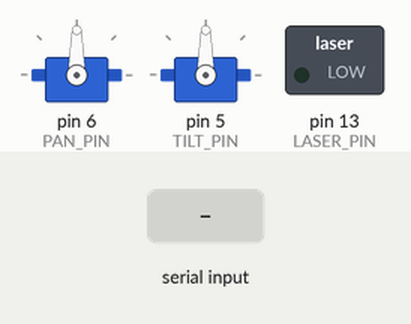
This program was run on a simulated Arduino Uno, built with avr-gcc and run on an emulated ATmega328P. Shown: 2 × servo, switched loads named in the program (green lamp = pin HIGH). The test bench sets the inputs (shaded band). What the program prints to the serial monitor is not drawn.

Above: at 1.2 s.
1.3 s: "90:45:200\n" received over Serial
At 1.9 s:
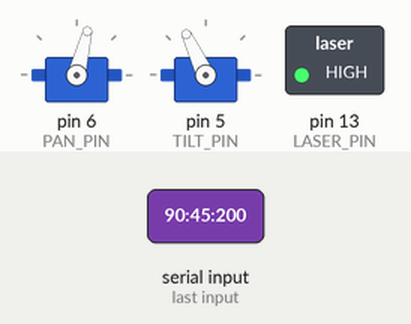
2.8 s: "30:150:10\n" received over Serial
At 4.0 s:
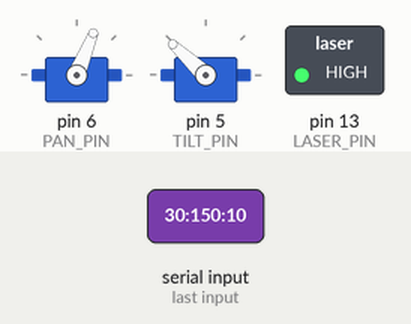
4.3 s: "1:90:45\n" received over Serial
At 5.3 s:
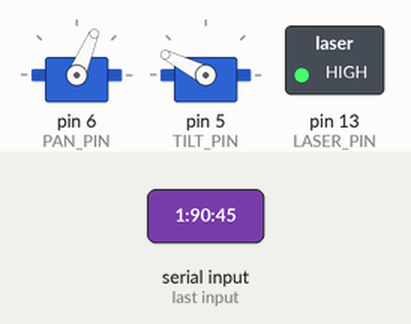
5.8 s: "90:45:200\n" received over Serial
At 6.5 s:
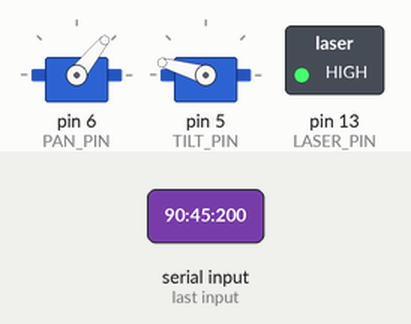
Timing chart, 0 to 8.3 s (numbered marks = the images above; inputs shaded):
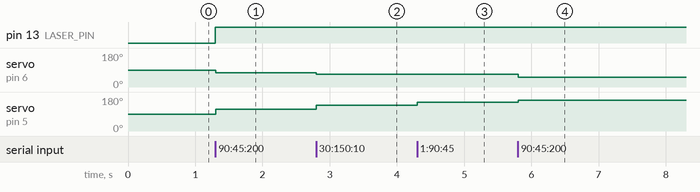

The program:

main.cpp
```cpp
/*
 * Military Tracking System - Arduino Code
 * Controls 2 servo motors (pan/tilt) and a laser
 */
#include <Arduino.h>
#include <Servo.h>

Servo panServo;
Servo tiltServo;

const int PAN_PIN = 6;
const int TILT_PIN = 5;
const int LASER_PIN = 13;

// Current positions
float currentPan = 90;
float currentTilt = 90;

// Servo limits
const int PAN_MIN = 0;
const int PAN_MAX = 180;
const int TILT_MIN = 0;
const int TILT_MAX = 180;

// Smoothing
const float SMOOTH_FACTOR = 0.3;

void testServoPins();
void parseCommand(String command);

void setup()
{
  Serial.begin(115200);

  panServo.attach(PAN_PIN);
  tiltServo.attach(TILT_PIN);
  pinMode(LASER_PIN, OUTPUT);

  // Center servos
  panServo.write(currentPan);
  tiltServo.write(currentTilt);

  digitalWrite(LASER_PIN, LOW);

  Serial.println("Arduino Tracking System Ready");
}

void loop()
{
  if (Serial.available() > 0)
  {
    String command = Serial.readStringUntil('\n');
    parseCommand(command);
  }
}

void testServoPins()
{
  // Test servo pins by moving them to their limits
  Serial.println("Testing servo pins...");

  Serial.print("Pan Servo: ");
  for (int angle = PAN_MIN; angle <= PAN_MAX; angle += 10)
  {
    panServo.write(angle);
    delay(250);
  }

  Serial.print("Tilt Servo: ");
  for (int angle = TILT_MIN; angle <= TILT_MAX; angle += 10)
  {
    tiltServo.write(angle);
    delay(250);
  }

  Serial.println("Reversing servo directions...");
  Serial.print("Pan Servo: ");
  for (int angle = PAN_MAX; angle >= PAN_MIN; angle -= 10)
  {
    panServo.write(angle);
    delay(250);
  }

  Serial.print("Tilt Servo: ");
  for (int angle = TILT_MAX; angle >= TILT_MIN; angle -= 10)
  {
    tiltServo.write(angle);
    delay(250);
  }

  Serial.println("Servo pin test complete.");
}

void parseCommand(String command)
{
  // Expected format: "+2.5:-3.5:0"
  int firstColon = command.indexOf(':');
  int secondColon = command.indexOf(':', firstColon + 1);

  if (firstColon > 0 && secondColon > firstColon)
  {
    float panDelta = command.substring(0, firstColon).toFloat();
    float tiltDelta = command.substring(firstColon + 1, secondColon).toFloat();
    int laser = command.substring(secondColon + 1).toInt();

    // Update positions with smoothing
    float targetPan = currentPan - panDelta;
    float targetTilt = currentTilt + tiltDelta;

    // Apply limits
    targetPan = constrain(targetPan, PAN_MIN, PAN_MAX);
    targetTilt = constrain(targetTilt, TILT_MIN, TILT_MAX);

    // Smooth movement
    currentPan = currentPan + (targetPan - currentPan) * SMOOTH_FACTOR;
    currentTilt = currentTilt + (targetTilt - currentTilt) * SMOOTH_FACTOR;
    // currentPan = targetPan; // For simplicity, we can directly set the target
    // currentTilt = targetTilt;

    // Write to servos
    // panServo.write((int)currentPan);
    // tiltServo.write((int)currentTilt);
    panServo.writeMicroseconds((int)map(currentPan, PAN_MIN, PAN_MAX, 700, 2500));
    tiltServo.writeMicroseconds((int)(map(currentTilt, TILT_MIN, TILT_MAX, 700, 2500)));
    // Control laser
    digitalWrite(LASER_PIN, laser ? HIGH : LOW);

    // Send acknowledgment
    // Serial.print("PAN:");
    // Serial.print(currentPan);
    // Serial.print(",TILT:");
    // Serial.print(currentTilt);
    // Serial.print(",LASER:");
    // Serial.println(laser);
  }
}
```

Measured:
- after the input at 1.3 s, pin 13 (LASER_PIN): LOW → HIGH at once; servo on pin 6 (PAN_PIN): 90° → 76° at once; servo on pin 5 (TILT_PIN): 90° → 115° at once
- after the input at 2.8 s, servo on pin 6 (PAN_PIN): 76° → 68° at once; servo on pin 5 (TILT_PIN): 115° → 137° at once
- after the input at 4.3 s, servo on pin 6 (PAN_PIN): 68° → 67° at once; servo on pin 5 (TILT_PIN): 137° → 153° at once
- after the input at 5.8 s, servo on pin 6 (PAN_PIN): 67° → 51° at once; servo on pin 5 (TILT_PIN): 153° → 164° at once
